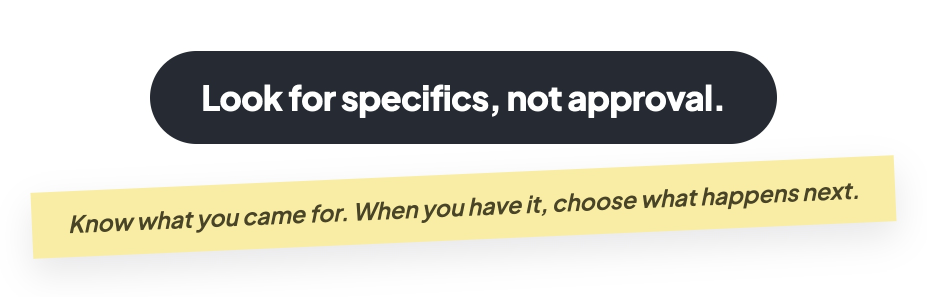
#> input picture course-assets/flattery-engagement/flattery-engagement-close.jpg, 1854 x 597 px (shown at 1/2 size)
$ python -i build_flattery_engagement_followup_v12.py   (imports and definitions only)
#> lines starting #> are read from the running program, lines starting #| are printed output that depends on the picture
### scripts/video/ken_burns_path.py
#!/usr/bin/env python
"""KEN BURNS PATH — a multi-region camera move over ONE still, timed to narration.

The single-region recipe in README.md (fit full-height + blurred side bars +
zoompan) is for a still that is shown whole. This is for the other case: a dense
illustration whose REGIONS answer successive narration beats. The camera crops
16:9 windows straight out of the image and glides between them, so the frame is
always full-bleed (no bars) and each beat lands on the thing being said.

Beats are given in the image's own pixel coordinates as (cx, cy, w) — the window
centre and its WIDTH; height is derived from the output aspect, so a window is
always 16:9 no matter what shape the source is. Within a beat the move is
smoothstepped, i.e. it eases out of rest and back to rest, so the camera settles
at every narration boundary instead of sliding through it.

Pick the beat boundaries from scenes.py cuts that already bracket the narration —
inheriting the original's cut rhythm beats inventing one.

Spec (JSON):
  {"image": "...jpg", "fps": 30, "out_w": 1280, "out_h": 720, "upscale": 3,
   "beats": [{"label": "title", "frames": 219,
              "from": [701, 395, 1402], "to": [701, 282, 1000]}, ...]}

A beat may omit "from" to continue from the previous beat's "to" (the usual case
— that is what makes the path continuous).

Rings (post-crop highlights, owner rule 2026-09-10): capture the board ONCE,
unmarked, and let this tool draw every highlight AFTER the crop. The stroke is a
FIXED ON-SCREEN WIDTH (owner rule 2026-09-26): 6 px at 1080p, i.e. 4 px in the
1280x720 delivery frame, whatever the camera's zoom on the board. It supersedes
the 2026-09-21 rule (stroke scaled with the artwork); videos shipped under either
earlier rule are not rebuilt. The capture's
rects.json supplies the rectangles; the spec lists them on the LEG's own frame
timeline (half-open [start, end)):

  "rings": [{"start": 0, "end": 219, "rect": [x, y, w, h], "color": "#1652f0",
             "pad": 0, "radius": 14}, ...]

`rect` is in image pixels (rects.json CSS px x 4 for a dsf4 capture). The
stroke's INNER edge sits `pad` image px outside the rect (0 = trace the outer
component boundary, the whole-card case); `radius` is the corner radius in
image px. Overlapping ring spans draw together, so combined states need no
special handling: list both.

A beat's "from"/"to" may be {"fit": [x, y, w, h], "margin": 24, "pad": 0}
instead of [cx, cy, w]: the camera window is derived from that padded ring
rectangle so the whole ring sits inside the frame with `margin` output px of
clearance (grader rule: never choose ring and camera coordinates
independently). Widen `margin` to hold a wider view.

Usage:
  ken_burns_path.py spec.json out.mkv          # lossless FFV1 leg for the concat
  ken_burns_path.py spec.json --preview DIR    # just the keyframe stills, to eyeball framing
"""
import argparse
import json
import subprocess
import sys

import cv2

RING_PX_1080 = 6      # owner rule 2026-09-26: fixed on-screen stroke, 6 px at 1080p, at any zoom


def ring_px(out_h=720):
    """Stroke weight in output px for a frame `out_h` px tall: 6 px at 1080p scaled to the
    delivery height (4 px at 720p). Independent of the camera's zoom on the board."""
    return max(1, int(round(RING_PX_1080 * out_h / 1080)))


RING_PX = ring_px(720)   # 4: the delivery stroke, also used for fit-to-ring camera margins

FFMPEG = subprocess.run(
    [sys.executable, "-c", "import imageio_ffmpeg,sys; sys.stdout.write(imageio_ffmpeg.get_ffmpeg_exe())"],
    capture_output=True, text=True, check=True).stdout.strip()


def smoothstep(t):
    return t * t * (3.0 - 2.0 * t)


# [8 lines left out: function window, not called in this run]


def hex_bgr(h):
    h = h.lstrip("#")
    return (int(h[4:6], 16), int(h[2:4], 16), int(h[0:2], 16))


# [150 lines left out: functions fit_window, resolve, draw_ring, rings_for, main, not called in this run]


# [2 lines that do not run on import are left out]

### scripts/video/build_flattery_engagement_followup_v12.py
#!/usr/bin/env python3
"""Approved targeted repair of the verified live v10. Review candidate only."""
from pathlib import Path
import argparse, hashlib, json, math, subprocess, wave
import cv2, numpy as np, imageio_ffmpeg
from PIL import Image, ImageDraw, ImageFont
from ken_burns_path import draw_ring, hex_bgr, ring_px
ROOT=Path(__file__).resolve().parents[2]
OUT=ROOT/'video-audit/flattery-engagement-followup-build-2026-09-29-v12'
SRC=ROOT/'course-assets/flattery-engagement/archive/flattery-engagement-followup-installed.mp4'
DEST=ROOT/'Prompts/flattery-engagement/archive/flattery-engagement-followup-source-v12.mp4'
# [1 line that did not run here, left out]
FPS=30; SR=48000; SPF=1600; N=8108; W=1280; H=720
EXPECTED='edb8ed9171d06d3755335f0b63985424cbc59ef32c8411a0d63bb749ba0e7740'
# All cut points are inside measured low-energy intervals. The last cut is the
# rollout-assertion lead-in, ending in the quiet interval before "after".
CUTS=[(4538,4643,'Remove compulsory rejection sentence'),
      (5032,5144,'Remove absolute revenue clause'),
      (6646,6705,'Remove Interrupting alerts now appear; join prompts to pause with after fifteen minutes')]
PURPLE='#6e51ff'; BLUE='#1652f0'; AMBER='#a9760c'; TEAL='#0e8f86'; INK='#26333d'; PAPER='#f5f6e9'
FONT='/System/Library/Fonts/Supplemental/Arial.ttf'
BOLD='/System/Library/Fonts/Supplemental/Arial Bold.ttf'
def font(n,bold=False):return ImageFont.truetype(BOLD if bold else FONT,n)
def sha(p):return hashlib.sha256(Path(p).read_bytes()).hexdigest()
def writewav(path,x):
 with wave.open(str(path),'wb') as w:
  w.setnchannels(1);w.setsampwidth(2);w.setframerate(SR);w.writeframes(np.rint(np.clip(x,-32768,32767)).astype(np.int16).tobytes())
def readwav(path):
 with wave.open(str(path)) as w:return np.frombuffer(w.readframes(w.getnframes()),np.int16).astype(np.float64)
def rounded(d,box,fill,outline=None,width=2,r=20):d.rounded_rectangle(tuple(map(int,box)),radius=r,fill=fill,outline=outline,width=width)
def txt(d,xy,s,size=28,color=INK,bold=False,anchor=None):d.text(xy,s,font=font(size,bold),fill=color,anchor=anchor)
def smooth(t):t=min(1,max(0,t));return t*t*(3-2*t)

# [44 lines left out: function graphic, not called in this run]

class Board:
 # [14 lines left out: functions __init__, frame, not called in this run]
BOARDS={}
def boardframe(name,rect=None,color=PURPLE):
 if name not in BOARDS:BOARDS[name]=Board(name)
 return BOARDS[name].frame(rect,color)

# [28 lines left out: function corrected_phone, not called in this run]
def corrected_amount(frame,t=2):
 im=Image.fromarray(cv2.cvtColor(frame,cv2.COLOR_BGR2RGB));d=ImageDraw.Draw(im)
 d.rectangle((181,346,423,438),fill='#e8ecdf')
 txt(d,(302,360),'UP TO',18,INK,True,'mm')
 txt(d,(302,397),'$17.1B',45,INK,True,'mm')
 txt(d,(302,429),'SETTLEMENT',16,INK,True,'mm')
 alpha=smooth(t/.65)
 if alpha<1:
  patch=im.crop((181,346,424,439));blank=Image.new('RGB',patch.size,PAPER)
  im.paste(Image.blend(blank,patch,alpha),(181,346))
 return cv2.cvtColor(np.asarray(im),cv2.COLOR_RGB2BGR)

# Visual map in source frames; no audio split at a picture-only boundary.
VISUALS=[
 (908,1455,'comparison'),(1455,1767,'followups'),(1767,2121,'comparison'),
 (2121,2309,'time'),(2309,2594,'comparison'),
 (4368,4860,'stopping-point'),(5751,5922,'phone'),(5922,6197,'amount'),
 (6197,6595,'stopping-points'),(6595,6788,'pause'),(6788,7368,'stopping-points')]
# Phone -> amount boundary is validated against current source scene cuts.

# [25 lines left out: function changed_visual, not called in this run]

class Stream:
 def __init__(self):
  self.proc=subprocess.Popen([FF,'-v','error','-threads','2','-i',str(SRC),'-map','0:v','-an','-f','rawvideo','-pix_fmt','bgr24','-'],stdout=subprocess.PIPE)
  self.n=-1;self.frame=None
 # [6 lines left out: function at, not called in this run]
 def close(self):
  self.proc.stdout.close();self.proc.terminate();self.proc.wait()

# [52 lines left out: function main, not called in this run]
# [1 line not run here, left out]

>>> import cv2
>>> picture = cv2.imread('../../course-assets/flattery-engagement/flattery-engagement-close.jpg')
#> picture is the input picture: shape (597, 1854, 3); mean B, G, R 195.6, 208, 209.6
>>> result = corrected_amount(picture)
#> in corrected_amount, `return cv2.cvtColor(np.asarray(im),cv2.COLOR_RGB2BGR)`:
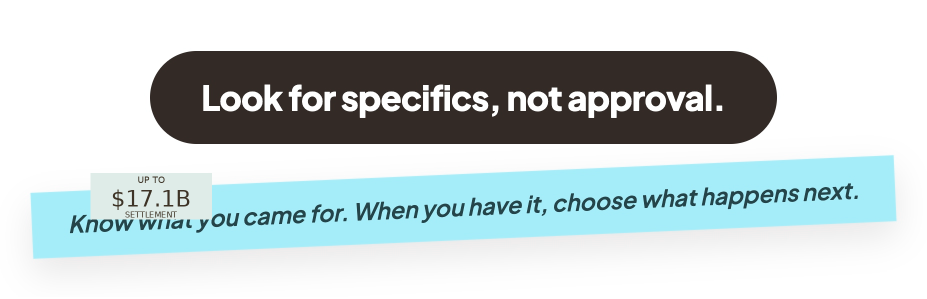
#> returned value: shape (597, 1854, 3) (shown at 1/2 size); mean R, G, B 196, 207.6, 209
